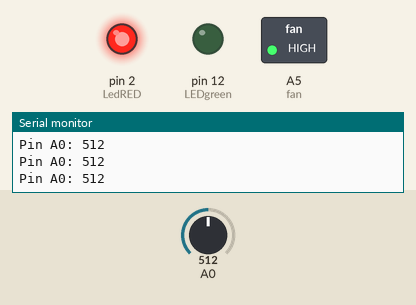
This sketch was run on a simulated Arduino Uno, built with avr-gcc and run on an emulated ATmega328P. Parts: switched loads named in the sketch (green lamp = pin HIGH), output pins drawn as LEDs (lit = HIGH), the last lines printed to the serial monitor. Inputs (shaded band) come from the test bench; at power-on: A0 = 512.

Above: at 1.7 s.
1.8 s: A0 set to 409
4.8 s: A0 set to 392
At 5.3 s:
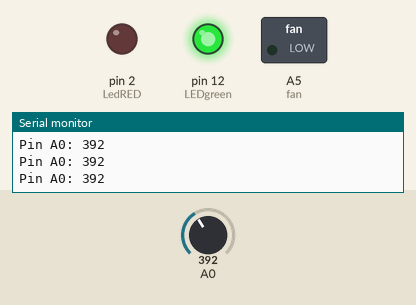
6.3 s: A0 set to 410
At 7.2 s:
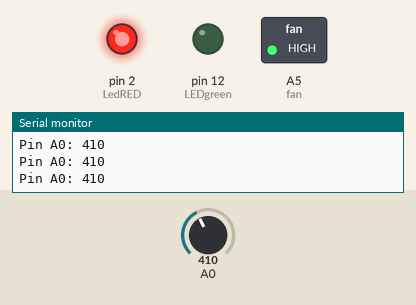
7.8 s: A0 set to 390
At 8.4 s:
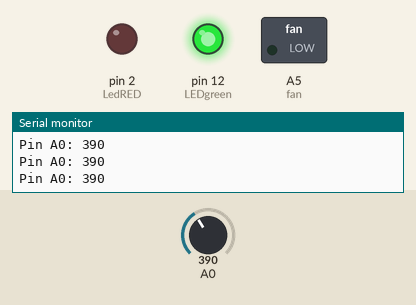
Timing chart, 0 to 10.3 s (numbered marks = the images above; inputs shaded):
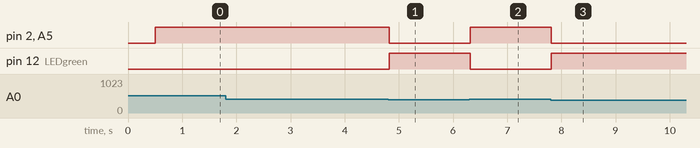

The sketch:

ssss.ino
```cpp
#include <MQ2.h>

#define LedRED  2  //ขา led
#define LEDgreen  12 //ขา led

int fan = A5;
int fanSpeed;

int smokeA0; //A5
int sensorThresMin = 100;  //ตั้ง ค่าความหนาของตวัน แก๊ส ก๊าซที่ 400
int sensorThresMax = 400;
void setup() {
  Serial.begin(9600);
  pinMode(LedRED, OUTPUT);
  pinMode(fan, OUTPUT);
  pinMode(LEDgreen, OUTPUT);
  pinMode(smokeA0, INPUT);
    delay(500);
}

void loop() {
  int analogSensor = analogRead(smokeA0);
  Serial.print("Pin A0: ");
  Serial.println(analogSensor);

//  if ((analogSensor  >= sensorThresMin) && (analogSensor <= sensorThresMax))  {
//    fanSpeed = map(analogSensor, sensorThresMin, sensorThresMax, 32, 255);
//    digitalWrite(LedRED, HIGH);
//    digitalWrite(LEDgreen, LOW);
//    digitalWrite(fan, fanSpeed);
//  }

if (analogSensor >= 400)  {
    digitalWrite(LedRED, HIGH);
    digitalWrite(LEDgreen, LOW);
    digitalWrite(fan, HIGH);
  }

  else  {
    digitalWrite(LedRED, LOW);
    digitalWrite(LEDgreen, HIGH);
    digitalWrite(fan, LOW);
  }

}
```

Measured:
- the behaviour switches between 400 and 399 on A0 (found by bisection; images 0 and 1)
- after the input at 4.8 s, pin 2 (LedRED), A5 (fan): HIGH → LOW at once; pin 12 (LEDgreen): LOW → HIGH at once
- after the input at 6.3 s, pin 2 (LedRED), A5 (fan): LOW → HIGH at once; pin 12 (LEDgreen): HIGH → LOW at once
- after the input at 7.8 s, pin 2 (LedRED), A5 (fan): HIGH → LOW at once; pin 12 (LEDgreen): LOW → HIGH at once
